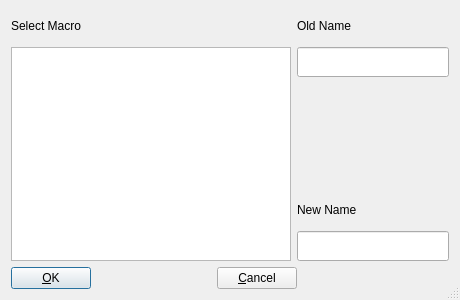
<?xml version="1.0" encoding="UTF-8"?>
<ui version="4.0">
 <class>RenameMacro</class>
 <widget class="QDialog" name="RenameMacro">
  <property name="geometry">
   <rect>
    <x>0</x>
    <y>0</y>
    <width>460</width>
    <height>300</height>
   </rect>
  </property>
  <property name="minimumSize">
   <size>
    <width>400</width>
    <height>200</height>
   </size>
  </property>
  <property name="maximumSize">
   <size>
    <width>500</width>
    <height>400</height>
   </size>
  </property>
  <property name="windowTitle">
   <string>Rename Macro</string>
  </property>
  <property name="sizeGripEnabled">
   <bool>true</bool>
  </property>
  <layout class="QGridLayout" name="gridLayout">
   <item row="0" column="0">
    <widget class="QLabel" name="MHeader">
     <property name="minimumSize">
      <size>
       <width>160</width>
       <height>30</height>
      </size>
     </property>
     <property name="text">
      <string>Select Macro</string>
     </property>
     <property name="wordWrap">
      <bool>false</bool>
     </property>
    </widget>
   </item>
   <item row="0" column="1" colspan="2">
    <widget class="QLabel" name="OName">
     <property name="minimumSize">
      <size>
       <width>150</width>
       <height>30</height>
      </size>
     </property>
     <property name="text">
      <string>Old Name</string>
     </property>
     <property name="wordWrap">
      <bool>false</bool>
     </property>
    </widget>
   </item>
   <item row="1" column="0" rowspan="4">
    <widget class="QListView" name="MacroBox">
     <property name="minimumSize">
      <size>
       <width>160</width>
       <height>130</height>
      </size>
     </property>
    </widget>
   </item>
   <item row="1" column="1" colspan="2">
    <widget class="QLineEdit" name="OldName">
     <property name="minimumSize">
      <size>
       <width>150</width>
       <height>30</height>
      </size>
     </property>
     <property name="readOnly">
      <bool>true</bool>
     </property>
    </widget>
   </item>
   <item row="2" column="2">
    <spacer name="verticalSpacer">
     <property name="orientation">
      <enum>Qt::Vertical</enum>
     </property>
     <property name="sizeHint" stdset="0">
      <size>
       <width>20</width>
       <height>102</height>
      </size>
     </property>
    </spacer>
   </item>
   <item row="3" column="1" colspan="2">
    <widget class="QLabel" name="NName">
     <property name="minimumSize">
      <size>
       <width>150</width>
       <height>30</height>
      </size>
     </property>
     <property name="text">
      <string>New Name</string>
     </property>
     <property name="wordWrap">
      <bool>false</bool>
     </property>
    </widget>
   </item>
   <item row="4" column="1" colspan="2">
    <widget class="QLineEdit" name="NewName">
     <property name="minimumSize">
      <size>
       <width>150</width>
       <height>30</height>
      </size>
     </property>
    </widget>
   </item>
   <item row="5" column="0" colspan="2">
    <layout class="QHBoxLayout">
     <item>
      <widget class="QPushButton" name="buttonOk">
       <property name="text">
        <string>&amp;OK</string>
       </property>
       <property name="shortcut">
        <string/>
       </property>
       <property name="autoDefault">
        <bool>true</bool>
       </property>
       <property name="default">
        <bool>true</bool>
       </property>
      </widget>
     </item>
     <item>
      <spacer>
       <property name="orientation">
        <enum>Qt::Horizontal</enum>
       </property>
       <property name="sizeType">
        <enum>QSizePolicy::Expanding</enum>
       </property>
       <property name="sizeHint" stdset="0">
        <size>
         <width>120</width>
         <height>20</height>
        </size>
       </property>
      </spacer>
     </item>
     <item>
      <widget class="QPushButton" name="buttonCancel">
       <property name="text">
        <string>&amp;Cancel</string>
       </property>
       <property name="shortcut">
        <string/>
       </property>
       <property name="autoDefault">
        <bool>true</bool>
       </property>
      </widget>
     </item>
    </layout>
   </item>
   <item row="5" column="2">
    <spacer name="horizontalSpacer">
     <property name="orientation">
      <enum>Qt::Horizontal</enum>
     </property>
     <property name="sizeHint" stdset="0">
      <size>
       <width>141</width>
       <height>20</height>
      </size>
     </property>
    </spacer>
   </item>
  </layout>
 </widget>
 <layoutdefault spacing="6" margin="11"/>
 <pixmapfunction>qPixmapFromMimeSource</pixmapfunction>
 <resources/>
 <connections>
  <connection>
   <sender>buttonOk</sender>
   <signal>clicked()</signal>
   <receiver>RenameMacro</receiver>
   <slot>accept()</slot>
   <hints>
    <hint type="sourcelabel">
     <x>20</x>
     <y>20</y>
    </hint>
    <hint type="destinationlabel">
     <x>20</x>
     <y>20</y>
    </hint>
   </hints>
  </connection>
  <connection>
   <sender>buttonCancel</sender>
   <signal>clicked()</signal>
   <receiver>RenameMacro</receiver>
   <slot>reject()</slot>
   <hints>
    <hint type="sourcelabel">
     <x>20</x>
     <y>20</y>
    </hint>
    <hint type="destinationlabel">
     <x>20</x>
     <y>20</y>
    </hint>
   </hints>
  </connection>
 </connections>
</ui>
